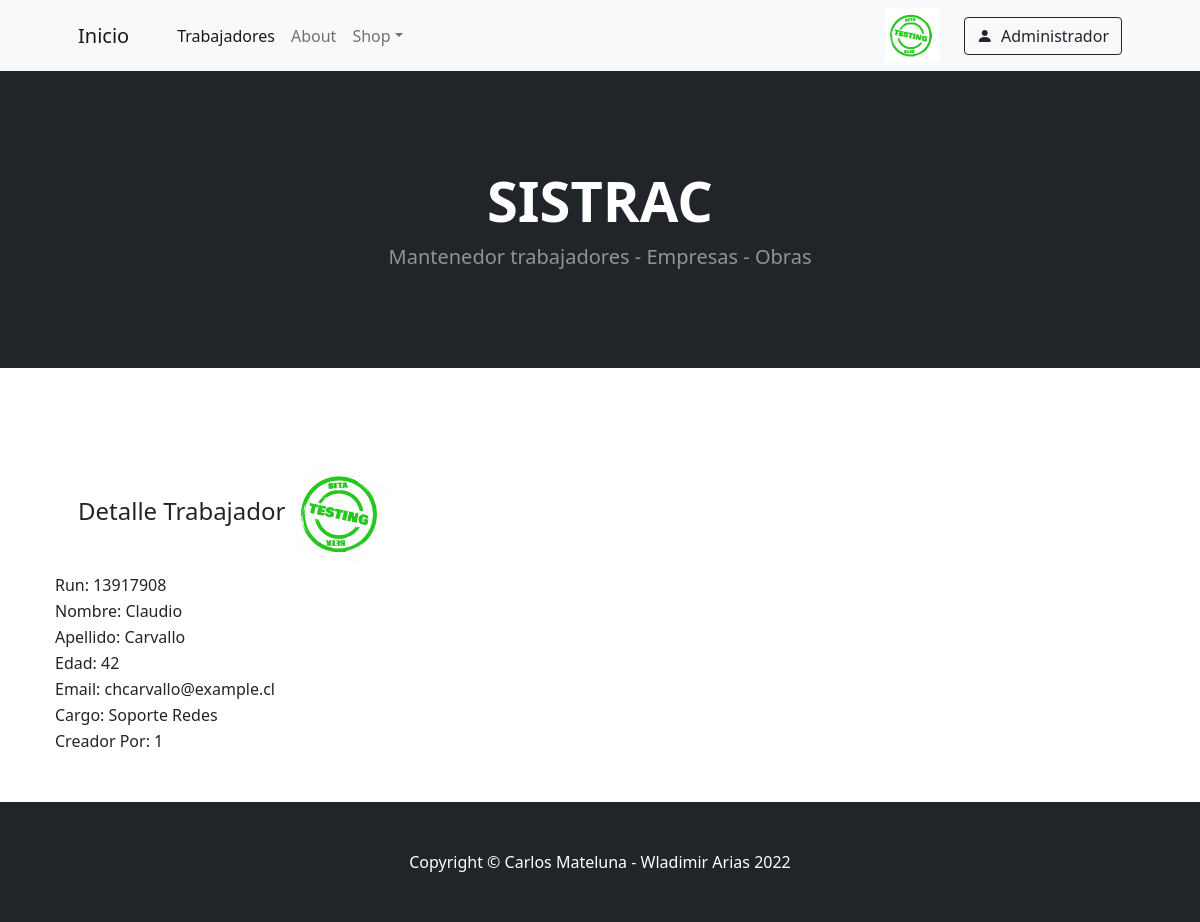
The app's page /app/detalle_trabajador/3 (signed in) with its own data.
### app/models.py (models this page shows, shortened)
class Trabajadores(models.Model):
    run = models.IntegerField()
    nombre = models.CharField(max_length=250)
    apellido = models.CharField(max_length=250)
    edad = models.IntegerField()
    email = models.EmailField()
    cargo = models.CharField(max_length=100)
    imagen_cargo = models.ImageField(upload_to="trabajadores", null=True, blank=True)
    user = models.ForeignKey(User, on_delete=models.CASCADE)

### app/views.py (the view)
# urls.py: path("detalle_trabajador/<id>", detalle_trabajador, name="app-detalle-trabajador")
def detalle_trabajador(request, id):
    trabajador_model = Trabajadores.objects.filter(id=id)
    if len(trabajador_model) > 0:
        trabajador = trabajador_model[0]
    else:
        trabajador = ""
    imagen_model = Trabajadores.objects.filter(id=id)
    if len(imagen_model) > 0:
        imagen_url = imagen_model[0].imagen_cargo.url
    else:
        imagen_url = ""
    return render(request, "app/detalle_trabajador.html", {"trabajador": trabajador, "imagen_url": imagen_url})

### app/templates/app/detalle_trabajador.html
{% extends 'app/base.html' %} {% block contenido %}
<h4>Detalle Trabajador <img src="{{ imagen_url }}" style="max-width: 100px;"> </h4>
<table>
    <tr>
        <td>
            Run: {{ trabajador.run }}
        </td>
    </tr>
    <tr>
        <td>
            Nombre: {{ trabajador.nombre }}
        </td>
    </tr>
    <tr>
        <td>
            Apellido: {{ trabajador.apellido }}
        </td>
    </tr>
    <tr>
        <td>
            Edad: {{ trabajador.edad }}
        </td>
    </tr>
    <tr>
        <td>
            Email: {{ trabajador.email }}
        </td>
    </tr>
    <tr>
        <td>
            Cargo: {{ trabajador.cargo }}
        </td>
    </tr>
    <tr>
        <td>
            Creador Por: {{ trabajador.user_id }}
        </td>
    </tr>
</table>
{% endblock %}

### app/templates/app/base.html (shortened to what this page needs)
<!DOCTYPE html>
<html lang="en">
<head>
    {% load static %}
    <link href="https://cdn.jsdelivr.net/npm/bootstrap-icons@1.5.0/font/bootstrap-icons.css" rel="stylesheet" />
    <link href="{% static 'app/css/styles.css' %}" rel="stylesheet" />
</head>
<body>
    <nav class="navbar navbar-expand-lg navbar-light bg-light">
        <div class="container px-4 px-lg-5">
            <a class="navbar-brand" href="{% url 'app-inicio' %}">Inicio</a>
            <div class="collapse navbar-collapse" id="navbarSupportedContent">
                <ul class="navbar-nav me-auto mb-2 mb-lg-0 ms-lg-4">
                    <li class="nav-item"><a class="nav-link active" aria-current="page" href="{% url 'app-list-trabajadores' %}">Trabajadores</a></li>
                    <li class="nav-item"><a class="nav-link" href="#!">About</a></li>
                    <li class="nav-item dropdown">
                        <a class="nav-link dropdown-toggle" id="navbarDropdown" href="#" role="button" data-bs-toggle="dropdown" aria-expanded="false">Shop</a>
                    </li>
                </ul>
                {% if request.user.is_authenticated %}
                <img src="{{ imagen_url }}" style="max-width: 55px;">
                <ul class="navbar-nav  mb-2 mb-lg-0 ms-lg-4">
                    <li class="nav-item dropdown">
                        <a class="btn btn-outline-dark" id="navbarDropdown" href="#" role="button" data-bs-toggle="dropdown" aria-expanded="false"><i class="bi bi-person-fill me-1"></i> {{ request.user.username.capitalize }}</a>
                    </li>
                </ul>
                {% else %}
                <ul class="navbar-nav  mb-2 mb-lg-0 ms-lg-4">
                    <li class="nav-item dropdown">
                        <a class="btn btn-outline-dark " id="navbarDropdown" href="{% url 'auth-login' %}" aria-expanded="false"><i class="bi bi-person-fill me-1"></i> Iniciar Sesión</a>
                    </li>
                </ul>
                {% endif %}
            </div>
        </div>
    </nav>
    <header class="bg-dark py-5">
        <div class="container px-4 px-lg-5 my-5">
            <div class="text-center text-white">
                <h1 class="display-4 fw-bolder">SISTRAC</h1>
                <p class="lead fw-normal text-white-50 mb-0">Mantenedor trabajadores - Empresas - Obras</p>
            </div>
        </div>
    </header>
    <section class="py-5">
        <div class="container px-4 px-lg-5 mt-5">
            <div class="row gx-4 gx-lg-5 row-cols-md-1 justify-content-center">
                {% block contenido %} {% endblock %}
            </div>
        </div>
    </section>
    <footer class="py-5 bg-dark">
        <div class="container">
            <p class="m-0 text-center text-white">Copyright &copy; Carlos Mateluna - Wladimir Arias 2022</p>
        </div>
    </footer>
</body>
</html>

### records on screen
Trabajadores: run "13917908", nombre "Claudio", apellido "Carvallo", edad "42", email "chcarvallo@example.cl", cargo "Soporte Redes", user_id "1"

### other values on screen
{{ request.user.username.capitalize }} "Administrador"
